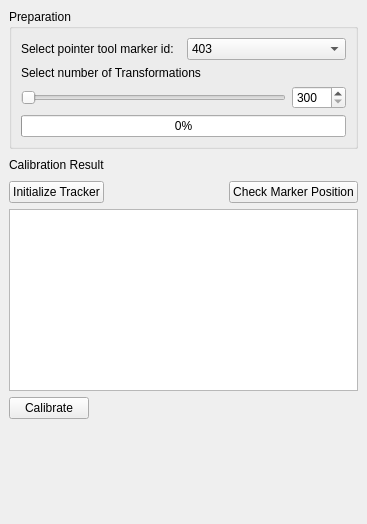
<?xml version="1.0" encoding="UTF-8"?>
<ui version="4.0">
 <class>MainWindow</class>
 <widget class="QMainWindow" name="MainWindow">
  <property name="geometry">
   <rect>
    <x>0</x>
    <y>0</y>
    <width>367</width>
    <height>524</height>
   </rect>
  </property>
  <property name="windowTitle">
   <string>Pivot Calibration</string>
  </property>
  <property name="windowIcon">
   <iconset resource="PivotCalibration.qrc">
    <normaloff>:/Images/Images/pivot.png</normaloff>:/Images/Images/pivot.png</iconset>
  </property>
  <widget class="QWidget" name="centralwidget">
   <layout class="QVBoxLayout" name="verticalLayout_5">
    <item>
     <layout class="QVBoxLayout" name="verticalLayout_4">
      <item>
       <widget class="QGroupBox" name="groupBox">
        <property name="title">
         <string>Preparation</string>
        </property>
        <property name="checkable">
         <bool>false</bool>
        </property>
        <layout class="QVBoxLayout" name="verticalLayout_3">
         <item>
          <layout class="QVBoxLayout" name="verticalLayout_2">
           <item>
            <layout class="QHBoxLayout" name="horizontalLayout_2">
             <item>
              <widget class="QLabel" name="label_2">
               <property name="text">
                <string>Select pointer tool marker id:</string>
               </property>
              </widget>
             </item>
             <item>
              <widget class="QComboBox" name="idBox">
               <property name="iconSize">
                <size>
                 <width>40</width>
                 <height>40</height>
                </size>
               </property>
               <item>
                <property name="text">
                 <string>403</string>
                </property>
                <property name="icon">
                 <iconset resource="PivotCalibration.qrc">
                  <normaloff>:/Images/Images/403.png</normaloff>:/Images/Images/403.png</iconset>
                </property>
               </item>
               <item>
                <property name="text">
                 <string>102</string>
                </property>
                <property name="icon">
                 <iconset resource="PivotCalibration.qrc">
                  <normaloff>:/Images/Images/102.png</normaloff>:/Images/Images/102.png</iconset>
                </property>
               </item>
               <item>
                <property name="text">
                 <string>201</string>
                </property>
                <property name="icon">
                 <iconset resource="PivotCalibration.qrc">
                  <normaloff>:/Images/Images/201.png</normaloff>:/Images/Images/201.png</iconset>
                </property>
               </item>
               <item>
                <property name="text">
                 <string>202</string>
                </property>
                <property name="icon">
                 <iconset resource="PivotCalibration.qrc">
                  <normaloff>:/Images/Images/202.png</normaloff>:/Images/Images/202.png</iconset>
                </property>
               </item>
               <item>
                <property name="text">
                 <string>502</string>
                </property>
                <property name="icon">
                 <iconset resource="PivotCalibration.qrc">
                  <normaloff>:/Images/Images/502.png</normaloff>:/Images/Images/502.png</iconset>
                </property>
               </item>
              </widget>
             </item>
            </layout>
           </item>
           <item>
            <layout class="QVBoxLayout" name="verticalLayout">
             <item>
              <widget class="QLabel" name="label_3">
               <property name="text">
                <string>Select number of Transformations</string>
               </property>
              </widget>
             </item>
             <item>
              <layout class="QHBoxLayout" name="horizontalLayout">
               <item>
                <widget class="QSlider" name="TransformationsSlider">
                 <property name="minimum">
                  <number>300</number>
                 </property>
                 <property name="maximum">
                  <number>3000</number>
                 </property>
                 <property name="orientation">
                  <enum>Qt::Horizontal</enum>
                 </property>
                </widget>
               </item>
               <item>
                <widget class="QSpinBox" name="TransformationsSpinBox">
                 <property name="minimum">
                  <number>300</number>
                 </property>
                 <property name="maximum">
                  <number>3000</number>
                 </property>
                </widget>
               </item>
              </layout>
             </item>
             <item>
              <widget class="QProgressBar" name="CalibrationProgressBar">
               <property name="maximum">
                <number>100</number>
               </property>
               <property name="value">
                <number>0</number>
               </property>
              </widget>
             </item>
            </layout>
           </item>
          </layout>
         </item>
        </layout>
       </widget>
      </item>
      <item>
       <layout class="QHBoxLayout" name="horizontalLayout_4">
        <item>
         <widget class="QLabel" name="label">
          <property name="text">
           <string>Calibration Result</string>
          </property>
         </widget>
        </item>
        <item>
         <spacer name="horizontalSpacer_2">
          <property name="orientation">
           <enum>Qt::Horizontal</enum>
          </property>
          <property name="sizeHint" stdset="0">
           <size>
            <width>40</width>
            <height>20</height>
           </size>
          </property>
         </spacer>
        </item>
       </layout>
      </item>
      <item>
       <layout class="QHBoxLayout" name="horizontalLayout_3">
        <item>
         <widget class="QPushButton" name="InitializeButton">
          <property name="text">
           <string>Initialize Tracker</string>
          </property>
          <property name="shortcut">
           <string>I</string>
          </property>
         </widget>
        </item>
        <item>
         <widget class="QLabel" name="LEDlabel">
          <property name="maximumSize">
           <size>
            <width>30</width>
            <height>30</height>
           </size>
          </property>
          <property name="text">
           <string/>
          </property>
          <property name="pixmap">
           <pixmap resource="PivotCalibration.qrc">:/Images/Images/redLED.png</pixmap>
          </property>
          <property name="scaledContents">
           <bool>true</bool>
          </property>
         </widget>
        </item>
        <item>
         <spacer name="horizontalSpacer">
          <property name="orientation">
           <enum>Qt::Horizontal</enum>
          </property>
          <property name="sizeHint" stdset="0">
           <size>
            <width>40</width>
            <height>20</height>
           </size>
          </property>
         </spacer>
        </item>
        <item>
         <widget class="QPushButton" name="CheckPositionButton">
          <property name="text">
           <string>Check Marker Position</string>
          </property>
          <property name="shortcut">
           <string>C</string>
          </property>
         </widget>
        </item>
       </layout>
      </item>
      <item>
       <widget class="QTextEdit" name="Result">
        <property name="readOnly">
         <bool>true</bool>
        </property>
       </widget>
      </item>
      <item>
       <layout class="QHBoxLayout" name="horizontalLayout_5">
        <item>
         <widget class="QPushButton" name="CalibrateButton">
          <property name="text">
           <string>Calibrate</string>
          </property>
          <property name="shortcut">
           <string>Space</string>
          </property>
         </widget>
        </item>
        <item>
         <spacer name="horizontalSpacer_3">
          <property name="orientation">
           <enum>Qt::Horizontal</enum>
          </property>
          <property name="sizeHint" stdset="0">
           <size>
            <width>40</width>
            <height>20</height>
           </size>
          </property>
         </spacer>
        </item>
       </layout>
      </item>
      <item>
       <layout class="QHBoxLayout" name="horizontalLayout_6">
        <item>
         <layout class="QVBoxLayout" name="verticalLayout_6">
          <item>
           <spacer name="verticalSpacer">
            <property name="orientation">
             <enum>Qt::Vertical</enum>
            </property>
            <property name="sizeHint" stdset="0">
             <size>
              <width>20</width>
              <height>40</height>
             </size>
            </property>
           </spacer>
          </item>
          <item>
           <widget class="QPushButton" name="QuitPushButton">
            <property name="minimumSize">
             <size>
              <width>60</width>
              <height>60</height>
             </size>
            </property>
            <property name="maximumSize">
             <size>
              <width>60</width>
              <height>60</height>
             </size>
            </property>
            <property name="text">
             <string/>
            </property>
            <property name="icon">
             <iconset resource="PivotCalibration.qrc">
              <normaloff>:/Images/Images/ButtonQuit.png</normaloff>:/Images/Images/ButtonQuit.png</iconset>
            </property>
            <property name="iconSize">
             <size>
              <width>50</width>
              <height>50</height>
             </size>
            </property>
            <property name="shortcut">
             <string>Q</string>
            </property>
            <property name="flat">
             <bool>true</bool>
            </property>
           </widget>
          </item>
         </layout>
        </item>
        <item>
         <layout class="QVBoxLayout" name="verticalLayout_8">
          <item>
           <widget class="QLabel" name="logoLabel">
            <property name="text">
             <string/>
            </property>
            <property name="pixmap">
             <pixmap resource="PivotCalibration.qrc">:/Images/Images/SZI_V_cmyk.png</pixmap>
            </property>
            <property name="alignment">
             <set>Qt::AlignCenter</set>
            </property>
           </widget>
          </item>
         </layout>
        </item>
        <item>
         <layout class="QVBoxLayout" name="verticalLayout_7">
          <item>
           <spacer name="verticalSpacer_2">
            <property name="orientation">
             <enum>Qt::Vertical</enum>
            </property>
            <property name="sizeHint" stdset="0">
             <size>
              <width>20</width>
              <height>40</height>
             </size>
            </property>
           </spacer>
          </item>
          <item>
           <widget class="QPushButton" name="helpButton">
            <property name="maximumSize">
             <size>
              <width>40</width>
              <height>40</height>
             </size>
            </property>
            <property name="text">
             <string/>
            </property>
            <property name="icon">
             <iconset resource="PivotCalibration.qrc">
              <normaloff>:/Images/Images/help.png</normaloff>:/Images/Images/help.png</iconset>
            </property>
            <property name="iconSize">
             <size>
              <width>40</width>
              <height>40</height>
             </size>
            </property>
            <property name="shortcut">
             <string>H</string>
            </property>
            <property name="flat">
             <bool>true</bool>
            </property>
           </widget>
          </item>
         </layout>
        </item>
       </layout>
      </item>
     </layout>
    </item>
   </layout>
  </widget>
 </widget>
 <resources>
  <include location="PivotCalibration.qrc"/>
 </resources>
 <connections/>
</ui>
